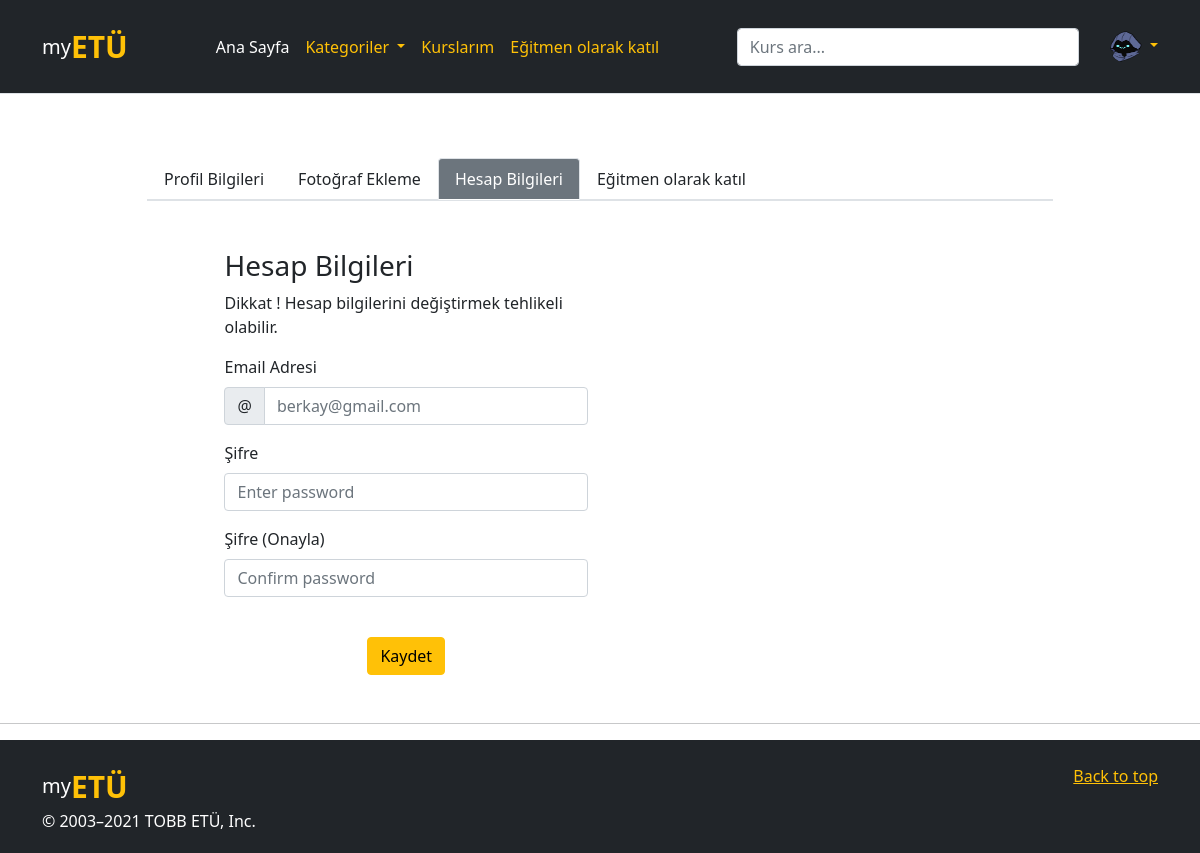
/hesap_ayarları (signed in), run on the app's committed database.
### website/models.py (models this page shows, shortened)
class User(db.Model, UserMixin):
    id = db.Column(db.Integer, primary_key=True, nullable=False)
    email = db.Column(db.String(150), unique=True, nullable=False)
    password = db.Column(db.String(150), nullable=False)
    first_name = db.Column(db.String(50), nullable=False)
    last_name = db.Column(db.String(50), nullable=False)
    date = db.Column(db.DateTime(timezone=True), default=func.now())
    role = db.Column(db.Integer, default = 0)
    unvan = db.Column(db.String(40))
    adres = db.Column(db.String(50))
    telefon = db.Column(db.String(12))
    github = db.Column(db.String(40))
    twitter = db.Column(db.String(40))
    instagram = db.Column(db.String(40))
    linkedin = db.Column(db.String(40))
    subscriptions = db.relationship('Kurs', secondary = 'subs', backref = db.backref('subscribers', lazy = 'dynamic'))
    kurs_yorumlar = db.relationship('KursYorum')
    ders_yorumlar = db.relationship('DersYorum')
    image_file = db.Column(db.String(20), nullable=False, default='default.jpg')

### website/views.py (the view, shortened to what this page needs)
@views.route('/hesap_ayarları', methods=['GET', 'POST'])
@login_required
def hesap_ayarları():
    return render_template("hesap_ayarları.html", user = current_user)

### website/__init__.py (called while the page is built)
@login_manager.user_loader
def load_user(id):
    return User.query.get(int(id))

### website/templates/hesap_ayarları.html
{% extends "temel.html" %} {% block title %}Hesap{% endblock %} {% block content %}
    <div class="container">
        <div class="row">
            <div class="col-sm-1"></div>
            <div class="col-sm-10">
                <div class="nav flex-column nav-tabs mt-5 ">
                    <ul class="nav nav-tabs text-warning">
                        <li class="nav-item">
                            <a class="nav-link text-dark" href="/profil_ayarları">Profil Bilgileri</a>
                        </li>
                        <li class="nav-item">
                            <a class="nav-link text-dark" href="/foto_ayarları">Fotoğraf Ekleme</a>
                        </li>
                        <li class="nav-item">
                            <a class="nav-link active text-white bg-secondary" aria-current="page" href="#">Hesap Bilgileri</a>
                        </li>
                        {% if current_user.role == 0 %}
                        <li><a href="/egitmen_ol" class="nav-link text-dark ">Eğitmen olarak katıl</a></li>
                        {% else %}
                        <li><a href="/yeni_kurs" class="nav-link text-dark">Kurs Yayınla</a></li>
                        {% endif %}
                    </ul>
                </div>
                <form class="mt-5" method="POST">
                    <div class="row mt-4">
                        <div class="col-sm-1"> </div>
                        <div class="col-sm-5">
                            <h3>Hesap Bilgileri</h3>
                            <p>Dikkat ! Hesap bilgilerini değiştirmek tehlikeli olabilir.</p>
                            <div class="form-group mt-3">
                                <label for="email"  class="form-label">Email Adresi</label>
                                <div class="input-group mb-3">
                                    <span class="input-group-text" id="basic-addon1">@</span>
                                    <input type="email" class="form-control" id="email" name="email" placeholder="{{current_user.email}}" />
                                </div>
                            </div>
                            <div class="form-group mt-3">
                                <label for="password1"  class="form-label">Şifre</label>
                                <input type="password" class="form-control" id="password1" name="password1"
                                    placeholder="Enter password" />
                            </div>
                            <div class="form-group mt-3">
                                <label for="password2"  class="form-label">Şifre (Onayla)</label>
                                <input type="password" class="form-control" id="password2" name="password2"
                                    placeholder="Confirm password" />
                            </div>
                            <br />
                            <div class="text-center">
                                <button type="submit" class="btn btn-warning">Kaydet</button>
                            </div>
                        </div>
                        <div class="col-sm-5">
                        </div>
                        <div class="col-sm-1"> </div>
                    </div>
                </form>
            </div>
            <div class="col-sm-1"></div>
        </div>
    </div>
    {% endblock %}

### website/templates/temel.html (shortened to what this page needs)
<!DOCTYPE html>
<html>
<head>
    <link rel="stylesheet" href="https://stackpath.bootstrapcdn.com/bootstrap/4.4.1/css/bootstrap.min.css"
 />
    <link rel="stylesheet" href="https://stackpath.bootstrapcdn.com/font-awesome/4.7.0/css/font-awesome.min.css"
 />
    <link href="https://cdn.jsdelivr.net/npm/bootstrap@5.0.2/dist/css/bootstrap.min.css" rel="stylesheet"
>
</head>
<body>
    <header class="p-4 mb-3 border-bottom bg-dark text-white">
        <div class="container">
            <div class="d-flex flex-wrap align-items-center justify-content-center justify-content-lg-start">
                <a href="/" style="font-size: 20px;"
                    class="d-flex align-items-center mb-2 mb-lg-0 text-white text-decoration-none">my<span
                        style="font-weight: bold; font-size: 30px;" class="text-warning">ETÜ</span></a>
                <ul class=" text-warning nav col-12 col-lg-auto me-lg-auto mb-2 justify-content-center mb-md-0">
                    <li><a href="/" class="nav-link px-2 text-white">Ana Sayfa</a></li>
                    <li class="dropdown"><a class="dropdown-toggle nav-link px-2 text-warning" data-toggle="dropdown" href="#">Kategoriler </a>
                    </li>
                    <li><a href="/kurslarım" class="nav-link px-2 text-warning">Kurslarım</a></li>
                    {% if current_user.role == 0 %}
                    <li><a href="/egitmen_ol" class="nav-link px-2 text-warning">Eğitmen olarak katıl</a></li>
                    {% else %}
                    <li><a href="/egitmenkurslari" class="nav-link px-2 text-warning">Yayınlanan Kurslar</a></li>
                    {% endif %}
                </ul>
                <form class="col-12 col-lg-4 mb-3 mb-lg-0 me-lg-3" method="POST">
                    <input type="search" class="form-control form-control-dark" placeholder="Kurs ara..."
                        aria-label="Search" name=arama id=arama>
                </form>
                <div class="dropdown text-right">
                    <a href="#" class="d-block link-warning text-decoration-none dropdown-toggle " id="dropdownUser1"
                        data-bs-toggle="dropdown" aria-expanded="false">
                        <img src="../static/profile_pics/{{current_user.image_file}}" alt="mdo" width="32" height="32"
                            class="rounded-circle">
                    </a>
                </div>
            </div>
        </div>
    </header>
    <div class="container">{% block content %} {% endblock %}</div>
    <hr class="featurette-divider bg-dark mt-5">
    <div class="bg-dark pt-4 pb-1  ">
        <footer class="container bg-dark ">
            <p class="float-end"><a class="text-warning" href="#">Back to top</a></p>
            <a href="/" style="font-size: 20px;"
                class="d-flex align-items-center mb-2 mb-lg-0 text-white text-decoration-none">my<span
                    style="font-weight: bold; font-size: 30px;" class="text-warning">ETÜ</span></a>
            <p class="text-white">&copy; 2003–2021 TOBB ETÜ, Inc.</p>
        </footer>
    </div>
</body>

### data on the page
User: image_file (picture), email "berkay@gmail.com"
